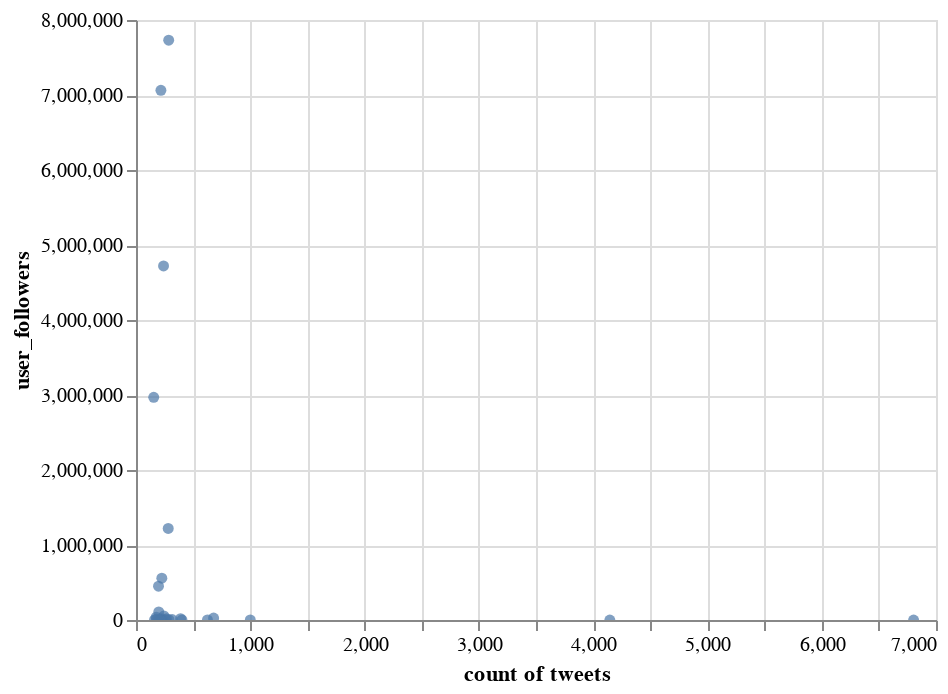

The notebook cell saved with this chart:
### Code cell
number_of_tweet=df_clean.groupby(['user_name']).size().reset_index(name='count of tweets')
number_of_tweet=number_of_tweet.sort_values('count of tweets', ascending=False)[:30]
dict_user=df_clean.set_index('user_name')['user_followers'].to_dict()
number_of_tweet['user_followers'] = number_of_tweet['user_name'].map(dict_user)
alt.Chart(number_of_tweet).mark_circle().encode(
    x='count of tweets',
    y='user_followers',
    tooltip=['user_name']
).interactive()

### Figure 1 — Vega-Lite specification as saved in the notebook (floating-point values rounded to 4 significant figures)
{"config": {"view": {"continuousWidth": 400, "continuousHeight": 300}}, "data": {"name": "data-fa2dcda6d2bf68c326044ab457519465"}, "mark": "circle", "encoding": {"tooltip": [{"type": "nominal", "field": "user_name"}], "x": {"type": "quantitative", "field": "count of tweets"}, "y": {"type": "quantitative", "field": "user_followers"}}, "selection": {"selector001": {"type": "interval", "bind": "scales", "encodings": ["x", "y"]}}, "$schema": "https://vega.github.io/schema/vega-lite/v4.8.1.json", "datasets": {"data-fa2dcda6d2bf68c326044ab457519465": [{"user_name": "Social Distance Warrior", "count of tweets": 6804, "user_followers": 2}, {"user_name": "Countries Without Coronavirus Bot", "count of tweets": 4146, "user_followers": 10}, {"user_name": "EmpTunes On iTunes", "count of tweets": 1000, "user_followers": 346}, {"user_name": "GlobalPandemic.NET", "count of tweets": 679, "user_followers": 26098}, {"user_name": "Coronavirus Updates", "count of tweets": 625, "user_followers": 555}, {"user_name": "covidnews.ch", "count of tweets": 402, "user_followers": 378}, {"user_name": "Open Letters", "count of tweets": 390, "user_followers": 17521}, {"user_name": "Christians In Ghana", "count of tweets": 316, "user_followers": 5333}, {"user_name": "ChristMeal.com", "count of tweets": 288, "user_followers": 3796}, {"user_name": "Hindustan Times", "count of tweets": 286, "user_followers": 7730317}, {"user_name": "Blood Donors India", "count of tweets": 282, "user_followers": 1221298}, {"user_name": "IAM Platform", "count of tweets": 266, "user_followers": 17653}, {"user_name": "Paperbirds_Coronavirus", "count of tweets": 259, "user_followers": 145}, {"user_name": "IANS Tweets", "count of tweets": 244, "user_followers": 54843}, {"user_name": "ANI", "count of tweets": 241, "user_followers": 4721276}, {"user_name": "OTV", "count of tweets": 226, "user_followers": 557943}, {"user_name": "Coronavirus Updates - Alexander Higgins", "count of tweets": 225, "user_followers": 17148}, {"user_name": "Dushyant Vachhani", "count of tweets": 220, "user_followers": 38}, {"user_name": "ABS-CBN News", "count of tweets": 218, "user_followers": 7062635}, {"user_name": "Nasik News - नाशिक न्यूज़ - Nashik News", "count of tweets": 217, "user_followers": 595}, {"user_name": "お茶屋さん", "count of tweets": 216, "user_followers": 25}, {"user_name": "Covid Data", "count of tweets": 208, "user_followers": 54}, {"user_name": "Diversity Radio 🌈💜🎶", "count of tweets": 207, "user_followers": 592}, {"user_name": "#IndiaFightsCorona", "count of tweets": 199, "user_followers": 107881}, {"user_name": "The New Indian Express", "count of tweets": 197, "user_followers": 451007}, {"user_name": "COVID Scale", "count of tweets": 191, "user_followers": 1234}, {"user_name": "APO Group English", "count of tweets": 180, "user_followers": 10727}, {"user_name": "Sambad English", "count of tweets": 177, "user_followers": 37412}, {"user_name": "Isolation Bot", "count of tweets": 162, "user_followers": 187}, {"user_name": "Press Trust of India", "count of tweets": 155, "user_followers": 2969914}]}}
